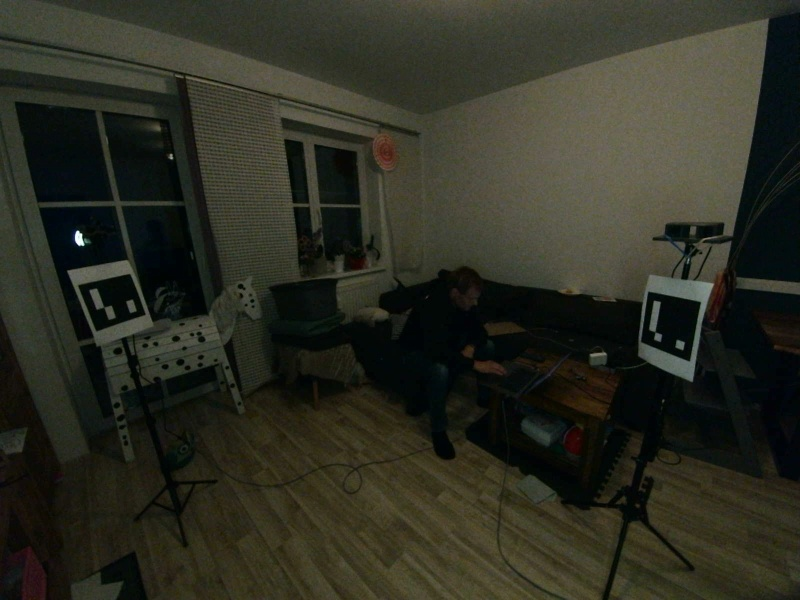
#> input picture elp1_test.jpg, 800 x 600 px, given in place of the camera
$ python test_person_pointcloud_mask.py   (older library calls are emulated)
#> lines starting #> are read from the running program, lines starting #| are printed output that depends on the picture; after the words box and inside, x2 and y2 are one past the last pixel; in counts of white or black regions, pixels touching at a corner belong together
import cv2
import yaml
import time
import numpy as np
from pathlib import Path

BASE = Path.home() / "anthro3d"
COUNTDOWN_SECONDS = 5
Z_DELTA_M = 0.25
MIN_COMPONENT_AREA = 800

ROLE_DIMS = {
    "OV9281 L": (1280, 800),
    "OV9281 R": (1280, 800),
    "ELP2": (2560, 720),
    "ELP1": (2560, 720),
}

RIGS = [
    ("OV9281", "dual", ("OV9281 L", "OV9281 R"), "stereo_config_ov9281.yaml"),
    ("ELP2", "sbs", ("ELP2",), "stereo_config.yaml"),
    ("ELP1", "sbs", ("ELP1",), "stereo_config_elp1.yaml"),
]

MAP_CACHE = {}

def load_yaml(path):
    p = Path(path)
    if not p.exists():
        raise RuntimeError(f"Datei fehlt: {p}")
    return yaml.safe_load(p.read_text()) or {}

def camera_roles():
    cfg = load_yaml(BASE / "config.yaml")
    roles = {}
    for cam in cfg.get("cameras", {}).get("tracking", []):
        if cam.get("enabled"):
            roles[cam.get("name")] = int(cam.get("device_index"))
    return roles

def print_roles(roles):
    print("Kamera-Rollen aus config.yaml")
    print("=============================")
    for name, idx in roles.items():
        print(f"{name}: Index {idx}")
    print("")

def open_caps(roles):
    caps = {}
    for name, idx in roles.items():
        w, h = ROLE_DIMS.get(name, (1280, 720))
        cap = cv2.VideoCapture(idx)
        cap.set(cv2.CAP_PROP_FRAME_WIDTH, w)
        cap.set(cv2.CAP_PROP_FRAME_HEIGHT, h)
        if cap.isOpened():
            caps[name] = cap
        else:
            print(f"WARNUNG: {name} Index {idx} konnte nicht geoeffnet werden")
    return caps

def release_caps(caps):
    for cap in caps.values():
        cap.release()

def read_frames(caps):
    frames = {}
    for name, cap in caps.items():
        ok, frame = cap.read()
        if ok and frame is not None:
            frames[name] = frame
    return frames

def split_sbs(frame):
    h, w = frame.shape[:2]
    m = w // 2
    return frame[:, :m].copy(), frame[:, m:].copy()

def maps_for(cfg_file, size):
    key = (cfg_file, size)
    if key in MAP_CACHE:
        return MAP_CACHE[key]
    cfg = load_yaml(BASE / cfg_file)
    K_l = np.array(cfg["camera_matrix_l"], dtype=np.float64)
    d_l = np.array(cfg["dist_l"], dtype=np.float64)
    K_r = np.array(cfg["camera_matrix_r"], dtype=np.float64)
    d_r = np.array(cfg["dist_r"], dtype=np.float64)
    R = np.array(cfg["R"], dtype=np.float64)
    T = np.array(cfg["T"], dtype=np.float64).reshape(3, 1)
    R1, R2, P1, P2, Q, _, _ = cv2.stereoRectify(K_l, d_l, K_r, d_r, size, R, T, flags=cv2.CALIB_ZERO_DISPARITY, alpha=0)
    ml1, ml2 = cv2.initUndistortRectifyMap(K_l, d_l, R1, P1, size, cv2.CV_32FC1)
    mr1, mr2 = cv2.initUndistortRectifyMap(K_r, d_r, R2, P2, size, cv2.CV_32FC1)
    MAP_CACHE[key] = (ml1, ml2, mr1, mr2, Q)
    return MAP_CACHE[key]

def compute_depth(left, right, cfg_file):
    size = (left.shape[1], left.shape[0])
    ml1, ml2, mr1, mr2, Q = maps_for(cfg_file, size)
    gl = cv2.cvtColor(left, cv2.COLOR_BGR2GRAY)
    gr = cv2.cvtColor(right, cv2.COLOR_BGR2GRAY)
    rl = cv2.remap(gl, ml1, ml2, cv2.INTER_LINEAR)
    rr = cv2.remap(gr, mr1, mr2, cv2.INTER_LINEAR)
    stereo = cv2.StereoSGBM_create(
        minDisparity=0,
        numDisparities=128,
        blockSize=5,
        P1=8 * 5 * 5,
        P2=32 * 5 * 5,
        disp12MaxDiff=1,
        uniquenessRatio=8,
        speckleWindowSize=80,
        speckleRange=2,
        preFilterCap=31,
        mode=cv2.STEREO_SGBM_MODE_SGBM_3WAY,
    )
    disp = stereo.compute(rl, rr).astype(np.float32) / 16.0
    pts = cv2.reprojectImageTo3D(disp, Q)
    valid = np.isfinite(pts).all(axis=2) & (disp > 1.0)
    z = pts[:, :, 2]
    valid = valid & (z > 0.25) & (z < 5.0)
    return disp, pts, valid, rl

def rig_depth(name, mode, roles, cfg_file, frames):
    if mode == "dual":
        l_name, r_name = roles
        if l_name not in frames or r_name not in frames:
            return None
        left = frames[l_name]
        right = frames[r_name]
    else:
        role = roles[0]
        if role not in frames:
            return None
        left, right = split_sbs(frames[role])
    disp, pts, valid, rect_left_gray = compute_depth(left, right, cfg_file)
    return disp, pts, valid, left, right, rect_left_gray

def capture_depths(caps):
    frames = read_frames(caps)
    out = {}
    for rig_name, mode, rig_roles, cfg_file in RIGS:
        r = rig_depth(rig_name, mode, rig_roles, cfg_file, frames)
        if r is None:
            print(f"{rig_name}: keine Frames")
            continue
        disp, pts, valid, left, right, rect_left_gray = r
        out[rig_name] = {
            "disp": disp,
            "pts": pts,
            "valid": valid,
            "left": left,
            "right": right,
            "rect_left_gray": rect_left_gray,
        }
    return frames, out

def countdown(text):
    print(text)
    for i in range(COUNTDOWN_SECONDS, 0, -1):
        print(f"{i}...")
        time.sleep(1.0)
    print("Aufnahme startet.")
    print("")

def depth_vis(disp, valid):
    if disp is None or valid is None or not valid.any():
        return np.zeros((540, 960, 3), dtype=np.uint8)
    d = disp.copy()
    d[~valid] = 0
    mx = np.percentile(d[valid], 95)
    if mx <= 0:
        mx = 1
    v = np.clip(d / mx * 255, 0, 255).astype(np.uint8)
    return cv2.applyColorMap(v, cv2.COLORMAP_TURBO)

def largest_component(mask):
    m = mask.astype(np.uint8)
    n, labels, stats, _ = cv2.connectedComponentsWithStats(m, 8)
    if n <= 1:
        return m.astype(bool)
    areas = stats[1:, cv2.CC_STAT_AREA]
    best = int(np.argmax(areas)) + 1
    if stats[best, cv2.CC_STAT_AREA] < MIN_COMPONENT_AREA:
        return m.astype(bool)
    return labels == best

def clean_mask(mask):
    m = mask.astype(np.uint8) * 255
    k1 = np.ones((5, 5), np.uint8)
    k2 = np.ones((9, 9), np.uint8)
    m = cv2.morphologyEx(m, cv2.MORPH_OPEN, k1)
    m = cv2.morphologyEx(m, cv2.MORPH_CLOSE, k2)
    m = m > 0
    m = largest_component(m)
    return m

def foreground_mask(base, current):
    zb = base["pts"][:, :, 2]
    zc = current["pts"][:, :, 2]
    vb = base["valid"]
    vc = current["valid"]
    both = vb & vc & np.isfinite(zb) & np.isfinite(zc)
    dz = np.zeros_like(zc, dtype=np.float32)
    dz[both] = zb[both] - zc[both]
    fg = both & (dz > Z_DELTA_M)
    fg = clean_mask(fg)
    return fg

def summarize_mask(name, current, mask):
    valid = current["valid"] & mask
    count = int(valid.sum())
    if count < 100:
        print(f"{name}: mask_points={count} STATUS=ZU_WENIG")
        return
    pts = current["pts"][valid]
    x = pts[:, 0] * 100
    y = pts[:, 1] * 100
    z = pts[:, 2] * 100
    print(f"{name}: mask_points={count}")
    print(f"  x_cm median={np.median(x):.1f} min={np.percentile(x,5):.1f} max={np.percentile(x,95):.1f}")
    print(f"  y_cm median={np.median(y):.1f} min={np.percentile(y,5):.1f} max={np.percentile(y,95):.1f}")
    print(f"  z_cm median={np.median(z):.1f} min={np.percentile(z,5):.1f} max={np.percentile(z,95):.1f}")

def show_mask_result(name, base, current):
    mask = foreground_mask(base, current)
    summarize_mask(name, current, mask)
    dv = depth_vis(current["disp"], current["valid"])
    mask_resized = cv2.resize(mask.astype(np.uint8) * 255, (dv.shape[1], dv.shape[0]))
    overlay = dv.copy()
    overlay[mask_resized > 0] = (0, 255, 255)
    masked = np.zeros_like(dv)
    masked[mask_resized > 0] = dv[mask_resized > 0]
    cv2.imshow(name + " person mask overlay", cv2.resize(overlay, (960, 540)))
    cv2.imshow(name + " person masked depth", cv2.resize(masked, (960, 540)))

def raw_grid(frames, roles):
    tiles = []
    for name in roles.keys():
        img = frames.get(name)
        if img is None:
            img = np.zeros((270, 480, 3), dtype=np.uint8)
        tile = cv2.resize(img, (480, 270))
        cv2.rectangle(tile, (0, 0), (480, 42), (0, 0, 0), -1)
        cv2.putText(tile, name, (15, 30), cv2.FONT_HERSHEY_SIMPLEX, 0.9, (0, 255, 0), 2)
        tiles.append(tile)
    while len(tiles) % 2 != 0:
        tiles.append(np.zeros((270, 480, 3), dtype=np.uint8))
    rows = []
    for i in range(0, len(tiles), 2):
        rows.append(np.hstack([tiles[i], tiles[i + 1]]))
    return np.vstack(rows)

def live_mask_loop(caps, roles, base_depths):
    print("")
    print("Live-Personenmaske gestartet. q im Fenster beendet.")
    while True:
        frames, depths = capture_depths(caps)
        if frames:
            cv2.imshow("ACTIVE CAMERA RAW VIEW", raw_grid(frames, roles))
        for name in depths.keys():
            if name not in base_depths:
                continue
            mask = foreground_mask(base_depths[name], depths[name])
            dv = depth_vis(depths[name]["disp"], depths[name]["valid"])
            mask_resized = cv2.resize(mask.astype(np.uint8) * 255, (dv.shape[1], dv.shape[0]))
            overlay = dv.copy()
            overlay[mask_resized > 0] = (0, 255, 255)
            cv2.imshow(name + " live person mask", cv2.resize(overlay, (960, 540)))
        key = cv2.waitKey(80) & 0xFF
        if key == ord("q"):
            break

def main():
    print("")
    print("ANTHRO3D Personenmaske auf Punktewolke")
    print("Diese Diagnose veraendert keine Kalibrierdateien.")
    print("")
    roles = camera_roles()
    print_roles(roles)
    caps = open_caps(roles)
    if not caps:
        raise RuntimeError("Keine Kameras geoeffnet")
    try:
        countdown("Leerraum-Aufnahme in 5 Sekunden. Bitte aus dem Messbereich gehen.")
        base_frames, base_depths = capture_depths(caps)
#> the loop in read_frames, `for name, cap in caps.items():` made 4 passes
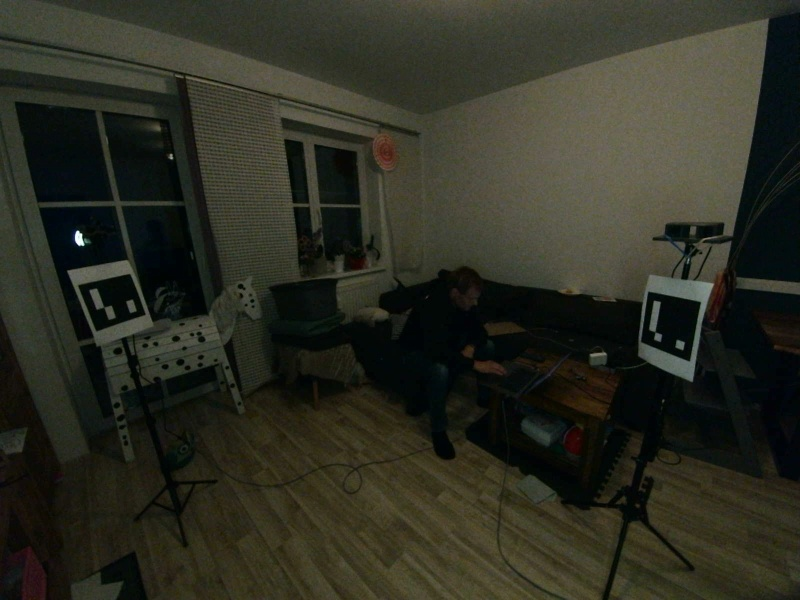
#> input picture elp1_test.jpg, 800 x 600 px, given in place of the camera
#> after the loop in read_frames, `for name, cap in caps.items():`: frames = 4 items
#> after the loop in capture_depths, `for rig_name, mode, rig_roles, cfg_file in RIGS:`: out = 3 items
#> base_frames = 4 items; base_depths = 3 items
        print("Leerraum gespeichert.")
        print("")
        countdown("Person-Aufnahme in 5 Sekunden. Jetzt zwischen die Kameras stellen.")
        person_frames, person_depths = capture_depths(caps)
#> the loop in read_frames (call 2), `for name, cap in caps.items():` made 4 passes
#> name on passes 1 to 4: 'OV9281 L', 'OV9281 R', 'ELP1', 'ELP2'
#> the loop in capture_depths (call 2), `for rig_name, mode, rig_roles, cfg_file in RIGS:` made 3 passes
#> pass 1, in compute_depth (call 4), `valid = np.isfinite(pts).all(axis=2) & (disp > 1.0)`:
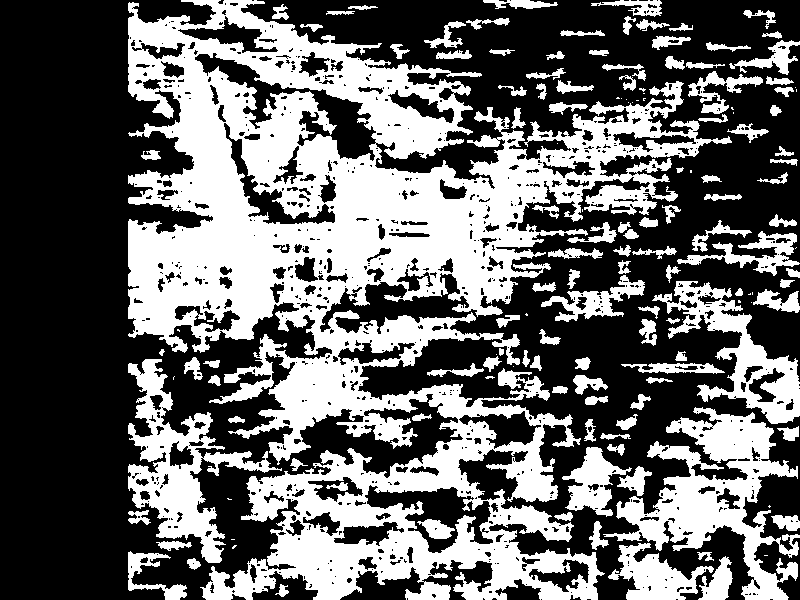
#> valid: shape (600, 800) bool; 40.7% white; 148 white regions (32 under 20 px), largest, box (x1, y1, x2, y2) and area: (128, 0, 732, 600) 137525, (603, 407, 800, 600) 13473, (128, 359, 282, 563) 9037
#> pass 1, in compute_depth (call 4), `valid = valid & (z > 0.25) & (z < 5.0)`:
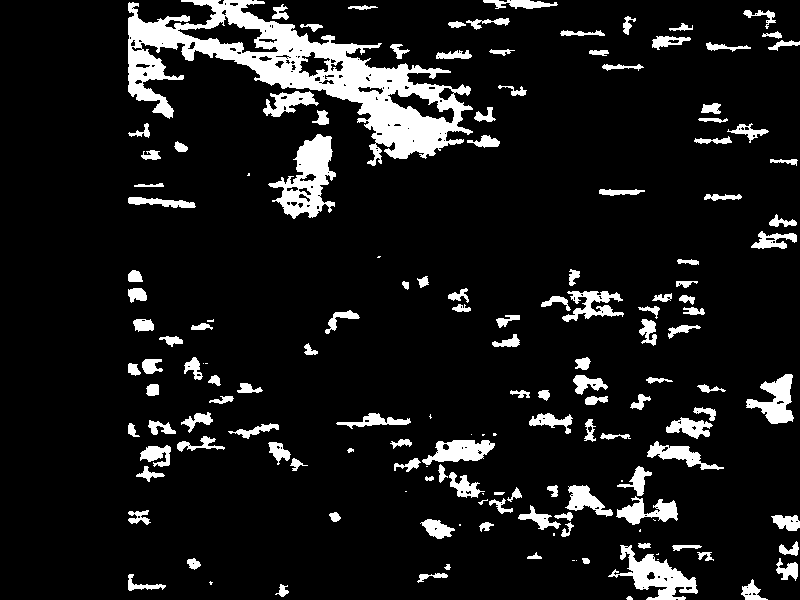
#> valid: shape (600, 800) bool; 10.1% white; 156 white regions (22 under 20 px), largest, box (x1, y1, x2, y2) and area: (128, 0, 473, 166) 17270, (268, 134, 336, 219) 2720, (608, 545, 698, 600) 1932
#> person_frames = 4 items; person_depths = 3 items
        print("Person aufgenommen.")
        print("")
        for name in person_depths.keys():
            if name in base_depths:
                show_mask_result(name, base_depths[name], person_depths[name])
#> this loop made 3 passes
#> name on passes 1 to 3: 'OV9281', 'ELP2', 'ELP1'
#| OV9281: mask_points=0 STATUS=ZU_WENIG
#| ELP2: mask_points=0 STATUS=ZU_WENIG
#| ELP1: mask_points=0 STATUS=ZU_WENIG
#> pass 1, in show_mask_result, `dv = depth_vis(current["disp"], current["valid"])`:
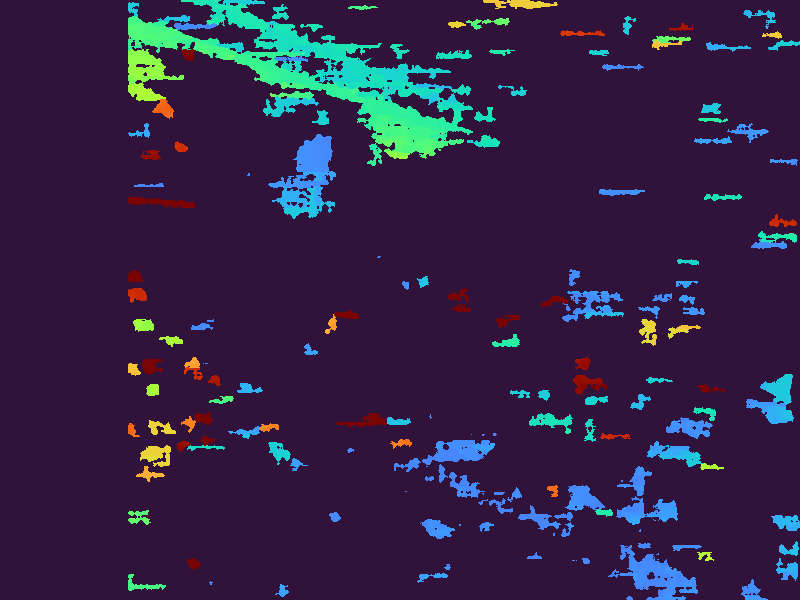
#> dv: shape (600, 800, 3); mean of channels 0, 1, 2 70.6, 34.5, 50.8; drawn as B, G, R
        print("")
        print("Maskenfenster pruefen. q startet danach Live-Maske.")
        while True:
            key = cv2.waitKey(80) & 0xFF
#> (key q is pressed here)
            if key == ord("q"):
                break
        cv2.destroyAllWindows()
        live_mask_loop(caps, roles, base_depths)
#> in live_mask_loop, `frames, depths = capture_depths(caps)`: frames = 4 items; depths = 3 items
#> in raw_grid, img is the input picture: shape (600, 800, 3); mean B, G, R 34.8, 46.2, 45.3
#> after the loop in raw_grid, `for name in roles.keys():`:
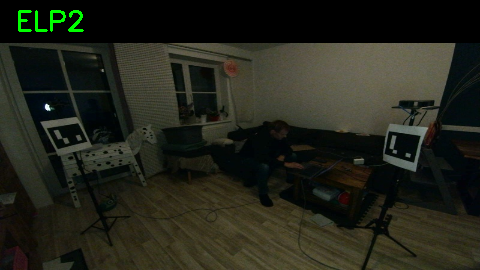
#> tile: shape (270, 480, 3); mean B, G, R 26.4, 36.7, 35
#> after the loop in raw_grid, `for name in roles.keys():`: tiles = 4 items
#> the loop in raw_grid, `for i in range(0, len(tiles), 2):` made 2 passes
#> after the loop in raw_grid, `for i in range(0, len(tiles), 2):`: rows = 2 items
#> in raw_grid, `return np.vstack(rows)`:
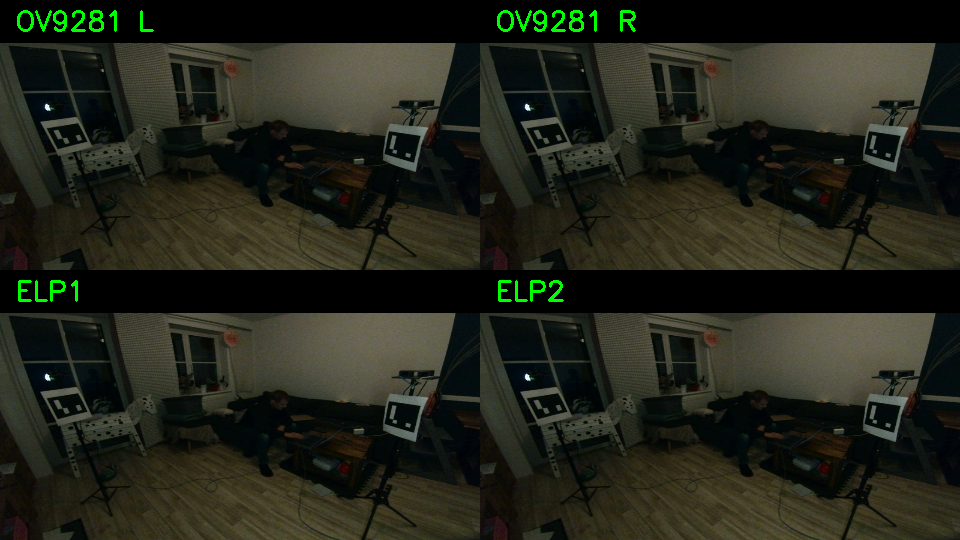
#> returned value: shape (540, 960, 3); mean of channels 0, 1, 2 26.4, 37.1, 35; drawn as B, G, R
#> the loop in live_mask_loop, `for name in depths.keys():` made 3 passes
#> pass 1, in live_mask_loop, `cv2.imshow(name + " live person mask", cv2.resize(overlay, (960, 540)))`:
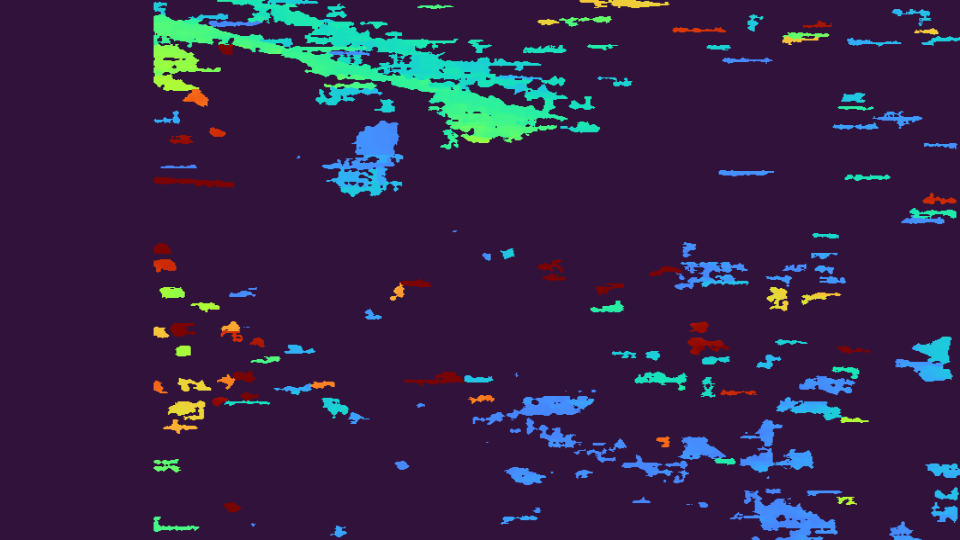
#> window 'OV9281 live person mask': shape (540, 960, 3); mean B, G, R 70.6, 34.5, 50.8
#> after the loop in live_mask_loop, `for name in depths.keys():`:
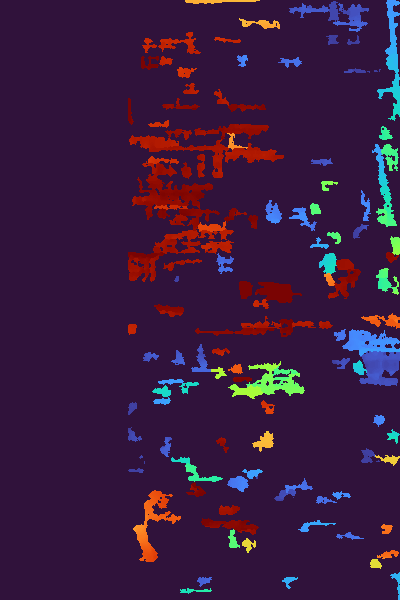
#> overlay: shape (600, 400, 3); mean of channels 0, 1, 2 62.4, 26.5, 57.1; drawn as B, G, R
#> (key q is pressed here)
    finally:
        release_caps(caps)
#> the loop in release_caps, `for cap in caps.values():` made 4 passes
        cv2.destroyAllWindows()
    print("Fertig.")

if __name__ == "__main__":
    main()
